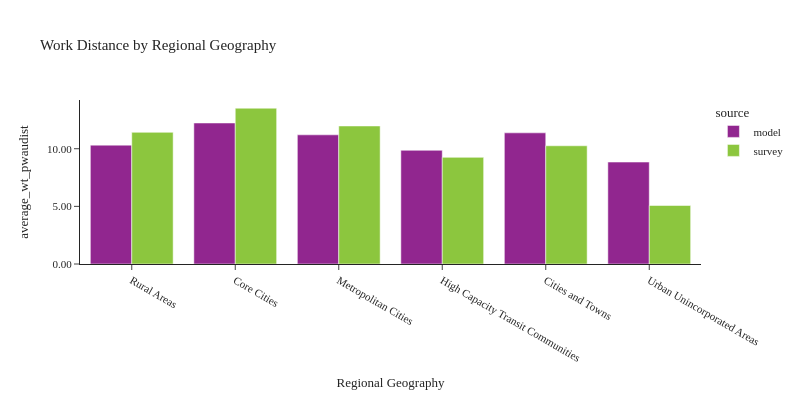

Write notebook code for a chart like this one.
### Code cell
plot_work_location(df_workers, 'rg_proposed_work', 'Regional Geography', 'Regional Geography')

### Figure 1 — Plotly figure (JSON) as saved in the notebook; plotly's stock layout.template omitted (floating-point values rounded to 4 significant figures)
{"data": [{"alignmentgroup": "True", "customdata": [[106816], [642879], [1030088], [285681], [122497], [35098]], "hovertemplate": "source=model<br>rg_proposed_work=%{x}<br>average_wt_pwaudist=%{y}<br>sample count=%{customdata[0]}<extra></extra>", "legendgroup": "model", "marker": {"color": "#91268F", "pattern": {"shape": ""}}, "name": "model", "offsetgroup": "model", "orientation": "v", "showlegend": true, "textposition": "auto", "type": "bar", "x": ["Rural Areas", "Core Cities", "Metropolitan Cities", "High Capacity Transit Communities", "Cities and Towns", "Urban Unincorporated Areas"], "xaxis": "x", "y": [10.31, 12.23, 11.2, 9.862, 11.38, 8.842], "yaxis": "y"}, {"alignmentgroup": "True", "customdata": [[813], [340], [469], [444], [58], [699]], "hovertemplate": "source=survey<br>rg_proposed_work=%{x}<br>average_wt_pwaudist=%{y}<br>sample count=%{customdata[0]}<extra></extra>", "legendgroup": "survey", "marker": {"color": "#8CC63E", "pattern": {"shape": ""}}, "name": "survey", "offsetgroup": "survey", "orientation": "v", "showlegend": true, "textposition": "auto", "type": "bar", "x": ["Core Cities", "Cities and Towns", "High Capacity Transit Communities", "Rural Areas", "Urban Unincorporated Areas", "Metropolitan Cities"], "xaxis": "x", "y": [13.51, 10.26, 9.25, 11.42, 5.074, 11.97], "yaxis": "y"}], "layout": {"barmode": "group", "font": {"size": 11}, "height": 400, "legend": {"title": {"text": "source"}, "tracegroupgap": 0}, "title": {"text": "Work Distance by Regional Geography"}, "width": 800, "xaxis": {"anchor": "y", "domain": [0.0, 1.0], "title": {"text": "Regional Geography"}}, "yaxis": {"anchor": "x", "domain": [0.0, 1.0], "tickformat": ".2f", "title": {"text": "average_wt_pwaudist"}}}}
